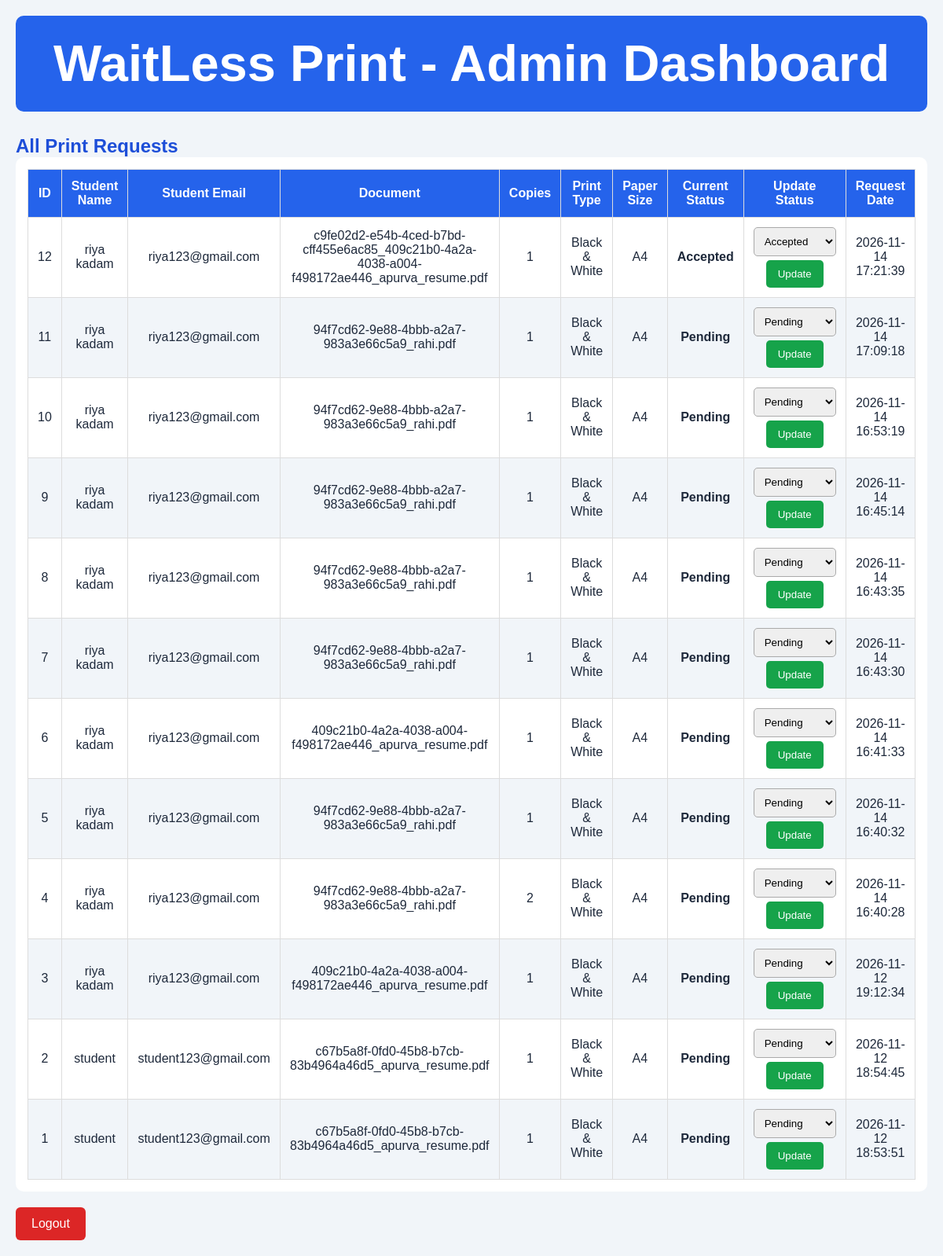
Screenshot of /admin/dashboard (signed in) with the database file from the repository.
### tables this page shows
CREATE TABLE print_requests (
            id INTEGER PRIMARY KEY AUTOINCREMENT,
            student_email TEXT NOT NULL,
            document_id INTEGER NOT NULL,
            copies INTEGER NOT NULL,
            print_type TEXT NOT NULL,
            paper_size TEXT NOT NULL,
            status TEXT DEFAULT 'Pending',
            request_date TIMESTAMP DEFAULT CURRENT_TIMESTAMP
        );

CREATE TABLE students (
            id INTEGER PRIMARY KEY AUTOINCREMENT,
            name TEXT NOT NULL,
            email TEXT UNIQUE NOT NULL,
            phone TEXT NOT NULL,
            password TEXT NOT NULL
        );

CREATE TABLE documents (
            id INTEGER PRIMARY KEY AUTOINCREMENT,
            student_email TEXT NOT NULL,
            filename TEXT NOT NULL,
            upload_date TIMESTAMP DEFAULT CURRENT_TIMESTAMP
        );

### app.py (the view)
@app.route("/admin/dashboard")
def admin_dashboard():
    if "admin" not in session:
        flash("Please login as Admin first!")
        return redirect(url_for("admin_login"))
    conn = get_db_connection()
    try:
        requests_data = conn.execute(
            """
            SELECT
                print_requests.id,
                print_requests.student_email,
                students.name,
                documents.filename,
                print_requests.copies,
                print_requests.print_type,
                print_requests.paper_size,
                print_requests.status,
                print_requests.request_date

            FROM print_requests

            LEFT JOIN documents
            ON print_requests.document_id = documents.id

            LEFT JOIN students
            ON print_requests.student_email = students.email

            ORDER BY print_requests.request_date DESC
            """
        ).fetchall()
    finally:
        conn.close()
    return render_template(
        "admin_dashboard.html",
        requests_data=requests_data
    )

### database.py (called while the page is built)
def get_db_connection():
    conn = sqlite3.connect("waitless.db")
    conn.row_factory = sqlite3.Row
    return conn

### templates/admin_dashboard.html (shortened to what this page needs)
<!DOCTYPE html>
<html lang="en">
<head>
    <link rel="stylesheet"
    href="{{ url_for('static', filename='style.css') }}">
</head>
<body>
    <h1>WaitLess Print - Admin Dashboard</h1>
    <h2>All Print Requests</h2>
    {% if requests_data %}
    <div class="table-container">
        <table>
            <thead>
                <tr>
                    <th>ID</th>
                    <th>Student Name</th>
                    <th>Student Email</th>
                    <th>Document</th>
                    <th>Copies</th>
                    <th>Print Type</th>
                    <th>Paper Size</th>
                    <th>Current Status</th>
                    <th>Update Status</th>
                    <th>Request Date</th>
                </tr>
            </thead>
            <tbody>
                {% for item in requests_data %}
                <tr>
                    <td>{{ item.id }}</td>
                    <td>{{ item.name or 'N/A' }}</td>
                    <td>{{ item.student_email }}</td>
                    <td>{{ item.filename or 'Deleted' }}</td>
                    <td>{{ item.copies }}</td>
                    <td>{{ item.print_type }}</td>
                    <td>{{ item.paper_size }}</td>
                    <td>
                        <strong>{{ item.status }}</strong>
                    </td>
                    <td>
                        <form method="POST"
                        action="{{ url_for('update_print_status', request_id=item.id) }}">
                            <select name="status" required>
                                <option value="Pending"
                                {% if item.status == 'Pending' %}selected{% endif %}>
                                    Pending
                                </option>
                                <option value="Accepted"
                                {% if item.status == 'Accepted' %}selected{% endif %}>
                                    Accepted
                                </option>
                            </select>
                            <br>
                            <button type="submit">
                                Update
                            </button>
                        </form>
                    </td>
                    <td>{{ item.request_date }}</td>
                </tr>
                {% endfor %}
            </tbody>
        </table>
    </div>
    {% else %}
        <p class="empty">No print requests available.</p>
    {% endif %}
    <a href="{{ url_for('admin_logout') }}" class="logout">
        Logout
    </a>
</body>
</html>

### static/style.css (style rules this page uses)
* { margin: 0; padding: 0; box-sizing: border-box; font-family: Arial, sans-serif; }
body { background: #f8f9fc; color: #20243a; }
h1 { font-size: 65px; line-height: 1.1; margin-bottom: 22px; }
body { font-family: Arial, sans-serif; background: #f1f5f9; margin: 0; padding: 30px; color: #1e293b; }
h1 { background: #2563eb; color: white; padding: 25px; border-radius: 10px; text-align: center; margin-top: 0; }
h2 { color: #1d4ed8; margin-top: 30px; }
a { display: inline-block; background: #dc2626; color: white; padding: 10px 20px; text-decoration: none; border-radius: 6px; margin-top: 15px; }

### templates/admin_dashboard.html (style rules this page uses)
body { font-family: Arial, sans-serif; background: #f1f5f9; padding: 20px; }
h1 { background: #2563eb; color: white; padding: 25px; text-align: center; border-radius: 10px; }
h2 { color: #1d4ed8; }
.table-container { overflow-x: auto; background: white; padding: 15px; border-radius: 10px; }
table { width: 100%; border-collapse: collapse; min-width: 1100px; }
th, td { border: 1px solid #ddd; padding: 12px; text-align: center; }
th { background: #2563eb; color: white; }
tr:nth-child(even) { background: #f1f5f9; }
select { padding: 9px; border-radius: 5px; border: 1px solid #aaa; }
button { background: #16a34a; color: white; padding: 10px 15px; border: none; border-radius: 5px; cursor: pointer; margin-top: 5px; }
.logout { display: inline-block; background: #dc2626; color: white; padding: 12px 20px; text-decoration: none; border-radius: 6px; margin-top: 20px; }

### rows the page displays
print_requests: id "12", name "riya kadam", student_email "riya123@gmail.com", filename "c9fe02d2-e54b-4ced-b7bd-cff455e6ac85_409c21b0-4a2a-4038-a004-f498172ae446_apurva_resume.pdf", copies "1", print_type "Black & White", paper_size "A4", status "Accepted", request_date "2026-11-14 17:21:39"
print_requests: id "11", name "riya kadam", student_email "riya123@gmail.com", filename "94f7cd62-9e88-4bbb-a2a7-983a3e66c5a9_rahi.pdf", copies "1", print_type "Black & White", paper_size "A4", status "Pending", request_date "2026-11-14 17:09:18"
print_requests: id "10", name "riya kadam", student_email "riya123@gmail.com", filename "94f7cd62-9e88-4bbb-a2a7-983a3e66c5a9_rahi.pdf", copies "1", print_type "Black & White", paper_size "A4", status "Pending", request_date "2026-11-14 16:53:19"
print_requests: id "9", name "riya kadam", student_email "riya123@gmail.com", filename "94f7cd62-9e88-4bbb-a2a7-983a3e66c5a9_rahi.pdf", copies "1", print_type "Black & White", paper_size "A4", status "Pending", request_date "2026-11-14 16:45:14"
print_requests: id "8", name "riya kadam", student_email "riya123@gmail.com", filename "94f7cd62-9e88-4bbb-a2a7-983a3e66c5a9_rahi.pdf", copies "1", print_type "Black & White", paper_size "A4", status "Pending", request_date "2026-11-14 16:43:35"
print_requests: id "7", name "riya kadam", student_email "riya123@gmail.com", filename "94f7cd62-9e88-4bbb-a2a7-983a3e66c5a9_rahi.pdf", copies "1", print_type "Black & White", paper_size "A4", status "Pending", request_date "2026-11-14 16:43:30"
print_requests: id "6", name "riya kadam", student_email "riya123@gmail.com", filename "409c21b0-4a2a-4038-a004-f498172ae446_apurva_resume.pdf", copies "1", print_type "Black & White", paper_size "A4", status "Pending", request_date "2026-11-14 16:41:33"
print_requests: id "5", name "riya kadam", student_email "riya123@gmail.com", filename "94f7cd62-9e88-4bbb-a2a7-983a3e66c5a9_rahi.pdf", copies "1", print_type "Black & White", paper_size "A4", status "Pending", request_date "2026-11-14 16:40:32"
print_requests: id "4", name "riya kadam", student_email "riya123@gmail.com", filename "94f7cd62-9e88-4bbb-a2a7-983a3e66c5a9_rahi.pdf", copies "2", print_type "Black & White", paper_size "A4", status "Pending", request_date "2026-11-14 16:40:28"
print_requests: id "3", name "riya kadam", student_email "riya123@gmail.com", filename "409c21b0-4a2a-4038-a004-f498172ae446_apurva_resume.pdf", copies "1", print_type "Black & White", paper_size "A4", status "Pending", request_date "2026-11-12 19:12:34"
print_requests: id "2", name "student", student_email "student123@gmail.com", filename "c67b5a8f-0fd0-45b8-b7cb-83b4964a46d5_apurva_resume.pdf", copies "1", print_type "Black & White", paper_size "A4", status "Pending", request_date "2026-11-12 18:54:45"
print_requests: id "1", name "student", student_email "student123@gmail.com", filename "c67b5a8f-0fd0-45b8-b7cb-83b4964a46d5_apurva_resume.pdf", copies "1", print_type "Black & White", paper_size "A4", status "Pending", request_date "2026-11-12 18:53:51"
